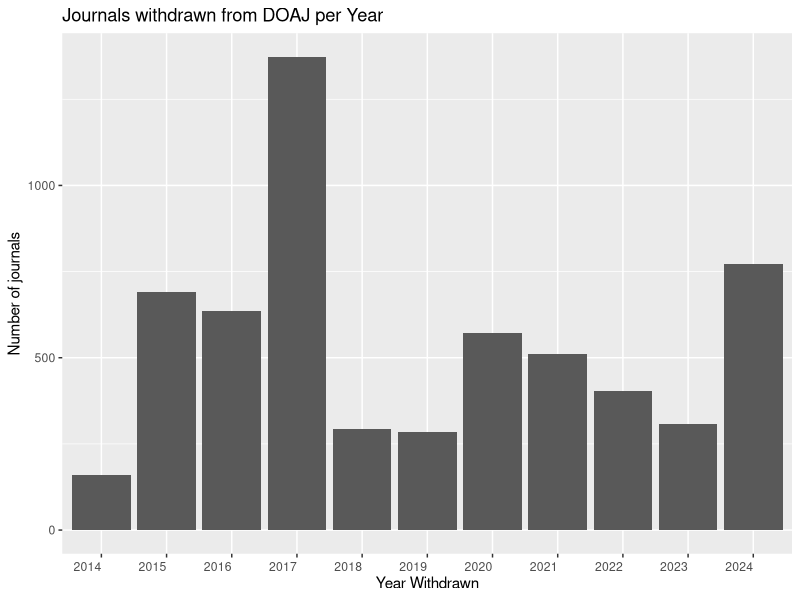
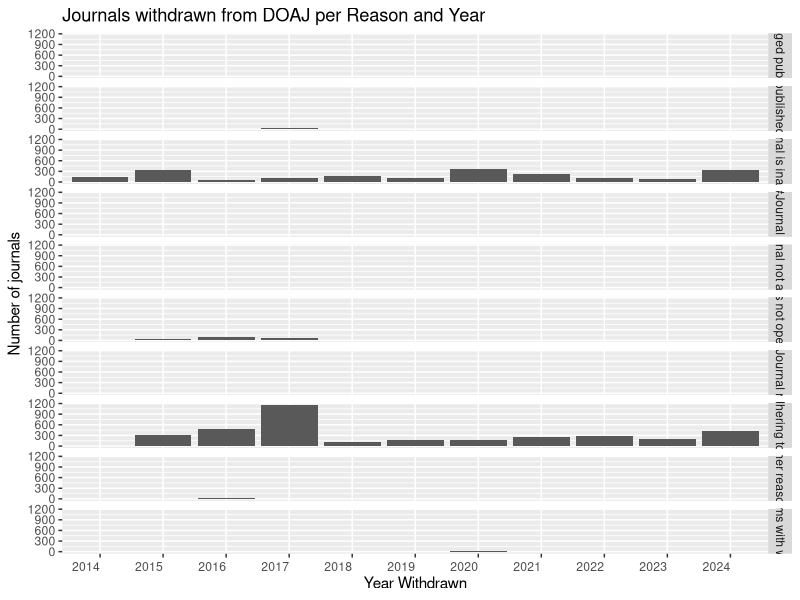
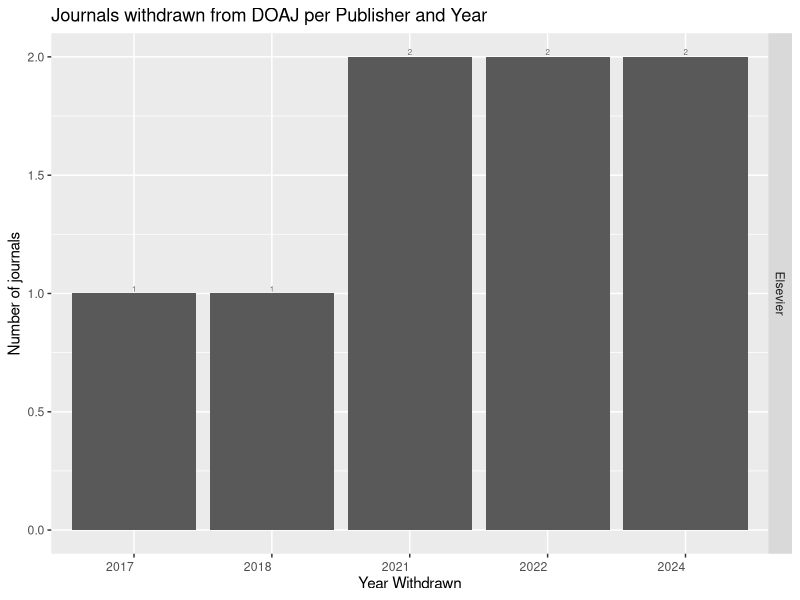

Reproduce these figures in R, in order.
## ---- chunk 1
# nolint start: line_length_linter, commented_code_linter.
knitr::opts_chunk$set(echo = FALSE, error = FALSE, message = FALSE, warning = FALSE)
knitr::opts_knit$set(root.dir = "..")
## ---- chunk 2
doaj_journals_withdrawn <- readr::read_csv("data/doaj_changelog_withdrawn_list_enriched_utf8.csv", show_col_types = FALSE)
## ---- chunk 3
doaj_journals_withdrawn_plots <- doaj_journals_withdrawn[, c("title", "reason", "date_removed")]
doaj_journals_withdrawn_plots$date_removed_year <- format(doaj_journals_withdrawn_plots$date_removed, "%Y")
## ---- chunk 4
ggplot2::ggplot(doaj_journals_withdrawn_plots, ggplot2::aes(x = date_removed_year)) + ggplot2::geom_bar() +
  ggplot2::theme(axis.text.x = ggplot2::element_text(angle = 0, vjust = 0.5, hjust = 1)) +
  ggplot2::xlab("Year Withdrawn")  + ggplot2::ylab("Number of journals") + ggplot2::labs(title = "Journals withdrawn from DOAJ per Year")
## ---- chunk 5
ggplot2::ggplot(doaj_journals_withdrawn_plots, ggplot2::aes(x = date_removed_year)) + ggplot2::geom_bar() + ggplot2::facet_grid(reason ~ .) +
  ggplot2::theme(axis.text.x = ggplot2::element_text(angle = 0, vjust = 0.5, hjust = 1)) +
  ggplot2::xlab("Year Withdrawn")  + ggplot2::ylab("Number of journals") + ggplot2::labs(title = "Journals withdrawn from DOAJ per Reason and Year")
## ---- chunk 6
doaj_journals_withdrawn_select <- grepl("Journal not adhering to Best practice", doaj_journals_withdrawn$reason) & doaj_journals_withdrawn$publisher %in% c("SpringerNature", "Wiley", "Elsevier", "SAGE", "MDPI", "Oxford University Press", "De Gruyter Brill", "Taylor & Francis", "Wolters Kluwer", "Frontiers")
doaj_journals_withdrawn_plots2 <- doaj_journals_withdrawn[doaj_journals_withdrawn_select, c("title", "issn_l", "date_removed", "reason", "publisher")]
doaj_journals_withdrawn_plots2$date_removed_year <- format(doaj_journals_withdrawn_plots2$date_removed, "%Y")
doaj_journals_withdrawn_plots2 <- dplyr::count(doaj_journals_withdrawn_plots2, publisher, date_removed_year)
## ---- chunk 7
ggplot2::ggplot(doaj_journals_withdrawn_plots2, ggplot2::aes(x = date_removed_year, y = n)) + ggplot2::geom_col() + ggplot2::facet_grid(publisher ~ .) +
  ggplot2::geom_text(ggplot2::aes(x = date_removed_year, y = n, label = n), size = 2, vjust = -0.3, colour = "gray40") +
  ggplot2::theme(axis.text.x = ggplot2::element_text(angle = 0, vjust = 0.5, hjust = 1)) +
  ggplot2::xlab("Year Withdrawn")  + ggplot2::ylab("Number of journals") + ggplot2::labs(title = "Journals withdrawn from DOAJ per Publisher and Year")
## ---- chunk 8
# nolint end
